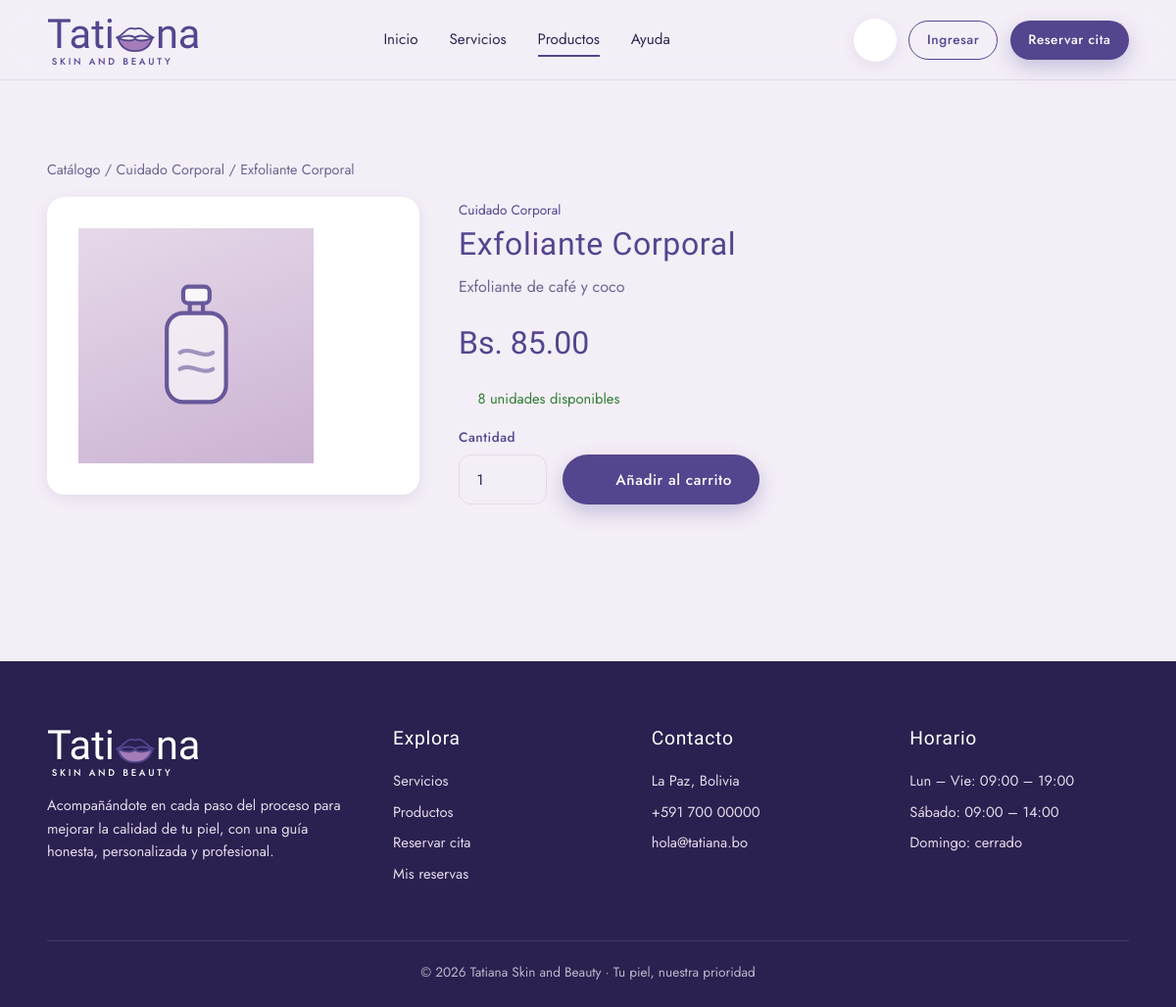
/index.php?v=producto&id=PROD03, run on the app's committed database.
### tables this page shows
CREATE TABLE `producto` (
  `id_producto` varchar(10) NOT NULL,
  `nombre_producto` varchar(80) DEFAULT NULL,
  `descripcion` varchar(200) DEFAULT NULL,
  `precio` decimal(10,2) DEFAULT NULL,
  `cantidad` int(11) DEFAULT NULL,
  `imagen_url` varchar(200) DEFAULT NULL,
  `id_categoria` varchar(10) DEFAULT NULL
);

CREATE TABLE `categoria_producto` (
  `id_categoria` varchar(10) NOT NULL,
  `nombre_categoria` varchar(50) DEFAULT NULL,
  `tipo` varchar(20) DEFAULT NULL
);

### app/controllers/Controller.php (called while the page is built, shortened)
<?php
abstract class Controller
{
    protected function vista(string $archivo, array $datos = []): void
    {
        extract($datos, EXTR_SKIP);
        require BASE_PATH . '/app/views/' . $archivo;
    }
    protected function texto(string $clave, string $def = ''): string
    {
        return trim((string)($_GET[$clave] ?? $_POST[$clave] ?? $def));
    }
}

### app/controllers/catalogo.php (called while the page is built, shortened)
<?php
final class Catalogo extends Controller
{
    public function detalle(): void
    {
        $id = $this->texto('id');
        $producto = Database::one(
            'SELECT p.*, c.nombre_categoria
             FROM producto p
             LEFT JOIN categoria_producto c ON c.id_categoria = p.id_categoria
             WHERE p.id_producto = ?',
            [$id]
        );
        $this->vista('catalogo/detalle.php', compact('producto', 'relacionados'));
    }
}

### public/index.php (called while the page is built, shortened)
<?php
require dirname(__DIR__) . '/app/bootstrap.php';
$controlador_dir = __DIR__ . '/../app/controllers/';
$vista = (string)($_GET['v'] ?? 'home');
[$archivo, $clase, $metodo, $nivel] = $rutas[$vista];
require_once $controlador_dir . 'errores.php';
try {
    $controlador = new $clase();
    $controlador->$metodo();
} catch (\Throwable $e) {
    error_log('[APP] ' . $e->getMessage() . ' @ ' . $e->getFile() . ':' . $e->getLine());
    http_response_code(500);
    (new \App\Controllers\Errores())->error($e);
}

### app/bootstrap.php (called while the page is built, shortened)
<?php
spl_autoload_register(function (string $clase): void {
    $prefijo = 'App\\';
    $rel = str_replace('\\', '/', substr($clase, strlen($prefijo)));
    $ruta = BASE_PATH . '/app/' . $rel . '.php';
});
require_once BASE_PATH . '/app/views/layout/helpers.php';

### app/core/Database.php (called while the page is built, shortened)
<?php
final class Database
{
    private static ?PDO $pdo = null;
    public static function pdo(): PDO
    {
        if (self::$pdo instanceof PDO) {
            return self::$pdo;
        }
        $dsn = sprintf('mysql:host=%s;port=%s;dbname=%s;charset=utf8mb4', DB_HOST, DB_PORT, DB_NAME);
        try {
            self::$pdo = new PDO($dsn, DB_USER, DB_PASS, [
                PDO::ATTR_ERRMODE            => PDO::ERRMODE_EXCEPTION,
                PDO::ATTR_DEFAULT_FETCH_MODE => PDO::FETCH_ASSOC,
                PDO::ATTR_EMULATE_PREPARES   => false,
            ]);
        } catch (PDOException $e) {
            error_log('[BD] ' . $e->getMessage());
            http_response_code(500);
            exit('No fue posible conectar con la base de datos. Intenta más tarde.');
        }
        return self::$pdo;
    }
    public static function one(string $sql, array $params = []): ?array
    {
        $st = self::pdo()->prepare($sql);
        $st->execute($params);
        $fila = $st->fetch();
        return $fila === false ? null : $fila;
    }
}

### app/views/catalogo/detalle.php (the view, shortened to what this page needs)
<?php
require __DIR__ . '/../layout/header.php';
?>
<section class="section">
    <div class="container">
        <p class="muted" style="font-size:.9rem;margin-bottom:1rem">
            <a href="<?= ruta('catalogo') ?>">Catálogo</a> /
            <?php if ($producto['id_categoria'] !== null): ?>
                <a href="<?= ruta('catalogo', ['cat' => $producto['id_categoria']]) ?>"><?= e($producto['nombre_categoria'] ?? 'Categoría') ?></a> /
            <?php endif; ?>
            <?= e($producto['nombre_producto']) ?>
        </p>
        <div style="display:grid;grid-template-columns:minmax(240px,380px) 1fr;gap:2.5rem;align-items:start" class="detalle-grid">
            <div class="card" style="padding:2rem;text-align:center">
                <div class="producto-img" style="height:240px;display:flex;align-items:center;justify-content:center">
                </div>
            </div>
            <div>
                <?php if ($producto['nombre_categoria'] !== null): ?>
                    <span class="cat" style="font-size:.85rem;color:var(--morado)"><?= e($producto['nombre_categoria']) ?></span>
                <?php endif; ?>
                <h1 style="font-size:2rem;margin:.25rem 0 .75rem"><?= e($producto['nombre_producto']) ?></h1>
                <p class="muted"><?= e($producto['descripcion'] ?? '') ?></p>
                <div class="precio-lg" style="font-size:2rem;margin:1.25rem 0"><?= bs($producto['precio']) ?></div>
                <?php if ((int)$producto['cantidad'] > 0): ?>
                    <p style="color:#2e7d32;font-size:.92rem;margin-bottom:1rem"><?= icon('check', 15) ?> <?= (int)$producto['cantidad'] ?> unidad<?= (int)$producto['cantidad'] > 1 ? 'es' : '' ?> disponible<?= (int)$producto['cantidad'] > 1 ? 's' : '' ?></p>
                    <form method="post" action="<?= ruta('agregar_carrito') ?>" style="display:flex;gap:1rem;align-items:flex-end;flex-wrap:wrap">
                        <div class="field" style="margin:0">
                            <label for="cantidad">Cantidad</label>
                            <input class="input" style="width:90px" type="number" id="cantidad" name="cantidad" min="1" max="<?= (int)$producto['cantidad'] ?>" value="1">
                        </div>
                        <button class="btn btn-primary" type="submit"><?= icon('cart', 18) ?> Añadir al carrito</button>
                    </form>
                <?php else: ?>
                    <div class="alert warn">Producto agotado por el momento.</div>
                <?php endif; ?>
            </div>
        </div>
    </div>
</section>
<?php require __DIR__ . '/../layout/footer.php'; ?>

### public/css/style.css (style rules this page uses)
:root { --morado: #54458e; --morado-oscuro: #3b2f6b; --morado-profundo: #2a2150; --lila: #cbb2d2; --lila-claro: #e6d9ea; --lila-suave: #f4eef7; --blanco: #ffffff; --texto: #2f2750; --texto-suave: #6e6490; --ok: #3f8f6b; --ok-bg: #dff2e8; --warn: #b8801f; --warn-bg: #fbefd3; --danger: #c0405f; --danger-bg: #fbe0e7; --radio: 18px; --radio-sm: 12px; --sombra: 0 10px 30px rgba(84, 69, 142, .12); --sombra-sm: 0 4px 14px rgba(84, 69, 142, .10); --f-script: 'Allura', cursive; --f-display: 'Italiana', serif; --f-sans: 'Jost', system-ui, sans-serif; }
* { box-sizing: border-box; margin: 0; padding: 0; }
html { scroll-behavior: smooth; }
body { font-family: var(--f-sans); color: var(--texto); background: var(--lila-suave); line-height: 1.6; -webkit-font-smoothing: antialiased; }
a { color: inherit; text-decoration: none; }
h1, h2, h3 { font-family: var(--f-display); font-weight: 400; color: var(--morado); line-height: 1.15; letter-spacing: .02em; }
h1 { font-size: clamp(2.4rem, 5vw, 4rem); }
.muted { color: var(--texto-suave); }
.container { width: min(1160px, 92%); margin-inline: auto; }
.section { padding: 5rem 0; }
.btn { display: inline-flex; align-items: center; justify-content: center; gap: .5rem; padding: .85rem 1.7rem; border-radius: 999px; border: 1.5px solid transparent; font-family: var(--f-sans); font-size: .95rem; font-weight: 500; letter-spacing: .04em; cursor: pointer; transition: all .25s ease; }
.btn-primary { background: var(--morado); color: var(--blanco); box-shadow: 0 8px 20px rgba(84,69,142,.28); }
.card { background: var(--blanco); border-radius: var(--radio); box-shadow: var(--sombra-sm); overflow: hidden; transition: transform .3s, box-shadow .3s; }
.producto-img { aspect-ratio: 1; display: grid; place-items: center; background: linear-gradient(160deg, var(--lila-claro), var(--lila)); color: var(--morado); position: relative; }
.precio-lg { font-family: var(--f-display); font-size: 1.45rem; color: var(--morado); }
.field { display: flex; flex-direction: column; gap: .4rem; margin-bottom: 1.2rem; }
.field label, .label { font-size: .85rem; font-weight: 500; color: var(--morado); letter-spacing: .04em; }
.input, select.input, textarea.input { width: 100%; padding: .85rem 1.1rem; border: 1.5px solid var(--lila-claro); border-radius: var(--radio-sm); background: var(--lila-suave); font-family: var(--f-sans); font-size: .95rem; color: var(--texto); transition: all .2s; }

### data on the page
producto: id_categoria.nombre_categoria "Cuidado Corporal", nombre_producto "Exfoliante Corporal", descripcion "Exfoliante de café y coco", precio "Bs. 85.00", cantidad "8"
